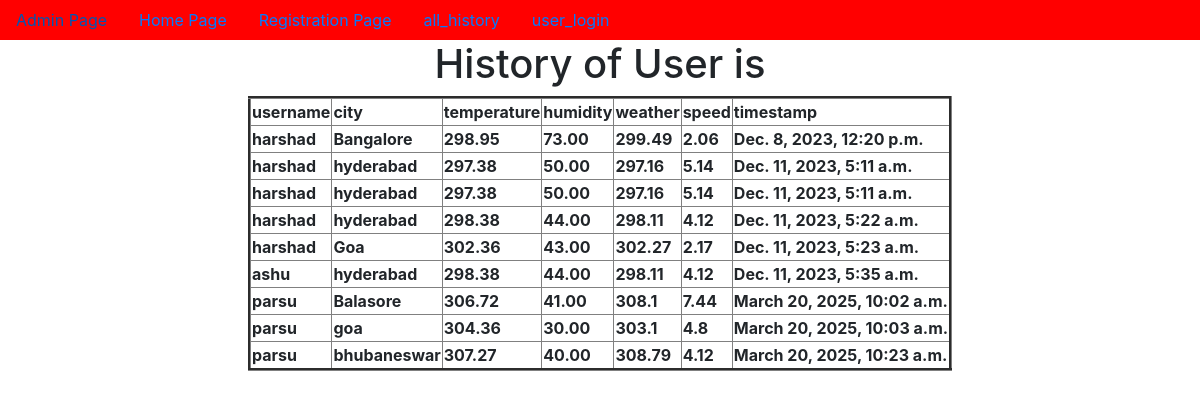
The app's page /all_history/ with its own data.
### app/models.py (models this page shows, shortened)
class WeatherData(models.Model):
    username=models.ForeignKey(User,on_delete=models.CASCADE,default=0)
    city = models.CharField(max_length=100)
    temperature = models.DecimalField(max_digits=5, decimal_places=2)
    humidity = models.DecimalField(max_digits=5, decimal_places=2)
    weather=models.CharField(max_length=10,default=0)
    speed=models.CharField(max_length=10,default=0)
    timestamp = models.DateTimeField(auto_now_add=True)

### app/views.py (the view)
# urls.py: path('all_history/',all_history,name='all_history'),
def all_history(request):
    LWO=WeatherData.objects.all()
    d={'LWO':LWO}
    return render(request,'user_history.html',d)

### templates/user_history.html (shortened to what this page needs)
{% extends 'dummy.html' %}
{% block body_block %}
<h1>History of User is </h1>
    <table border="3px">
        <tr><th>username</th>
            <th>city</th>
            <th>temperature</th>
            <th>humidity</th>
            <th>weather</th>
            <th>speed</th>
            <th>timestamp</th>
        </tr>
{% for obj in LWO %}
        <tr><th>{{obj.username}}</th>
            <th>{{obj.city}}</th>
            <th>{{obj.temperature}}</th>
            <th>{{obj.humidity}}</th>
            <th>{{obj.weather}}</th>
            <th>{{obj.speed}}</th>
            <th>{{obj.timestamp}}</th>
        </tr>
{% endfor %}
    </table>
{% endblock %}

### templates/dummy.html (shortened to what this page needs)
<!doctype html>
<html lang="en">
  <head>
    <link rel="stylesheet" href="https://cdn.jsdelivr.net/npm/bootstrap@4.6.2/dist/css/bootstrap.min.css">
  </head>
  <body>
    <center>
    <nav class="nav" style="background-color:red">
        <a href="{% url 'admin:index' %}" class="nav-link">Admin Page</a>
        <a href="{% url 'home' %}" class="nav-link">Home Page</a>
        <a href="{% url 'registration' %}" class="nav-link">Registration Page</a>
        <a href="{% url 'all_history' %}" class="nav-link">all_history</a>
        {% if user.is_authenticated %}
        <a href="{% url 'user_logout' %}" class="nav-link">user_logout</a>
        <a href="{% url 'profile_display' %}" class="nav-link">profile_display</a>
        <a href="{% url 'change_password' %}" class="nav-link">change_password</a>
        <a href="{% url 'search' %}" class="nav-link">search</a>
        <a href="{% url 'user_history' %}" class="nav-link">user_history</a>
        {% else %}
        <a href="{% url 'user_login' %}" class="nav-link">user_login</a>
        {% endif %}
      </nav>
{% block body_block %}
{% endblock %}
</center>
  </body>
</html>

### records on screen
WeatherData: username "harshad", city "Bangalore", temperature "298.95", humidity "73.00", weather "299.49", speed "2.06", timestamp "Dec. 8, 2023, 12:20 p.m."
WeatherData: username "harshad", city "hyderabad", temperature "297.38", humidity "50.00", weather "297.16", speed "5.14", timestamp "Dec. 11, 2023, 5:11 a.m."
WeatherData: username "harshad", city "hyderabad", temperature "297.38", humidity "50.00", weather "297.16", speed "5.14", timestamp "Dec. 11, 2023, 5:11 a.m."
WeatherData: username "harshad", city "hyderabad", temperature "298.38", humidity "44.00", weather "298.11", speed "4.12", timestamp "Dec. 11, 2023, 5:22 a.m."
WeatherData: username "harshad", city "Goa", temperature "302.36", humidity "43.00", weather "302.27", speed "2.17", timestamp "Dec. 11, 2023, 5:23 a.m."
WeatherData: username "ashu", city "hyderabad", temperature "298.38", humidity "44.00", weather "298.11", speed "4.12", timestamp "Dec. 11, 2023, 5:35 a.m."
WeatherData: username "parsu", city "Balasore", temperature "306.72", humidity "41.00", weather "308.1", speed "7.44", timestamp "March 20, 2025, 10:02 a.m."
WeatherData: username "parsu", city "goa", temperature "304.36", humidity "30.00", weather "303.1", speed "4.8", timestamp "March 20, 2025, 10:03 a.m."
WeatherData: username "parsu", city "bhubaneswar", temperature "307.27", humidity "40.00", weather "308.79", speed "4.12", timestamp "March 20, 2025, 10:23 a.m."
